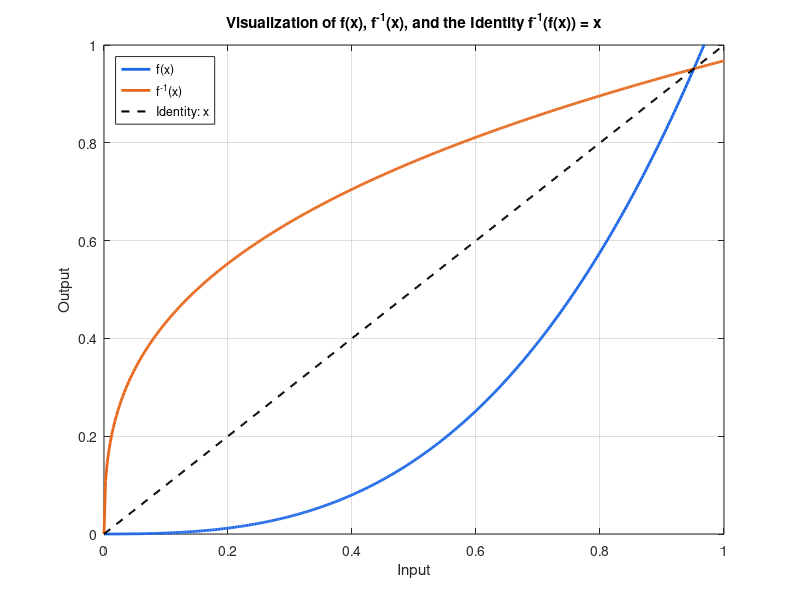

Write MATLAB code to recreate this figure.
%--------------------------------------
% Visualization of f(x), f^{-1}(x), and f^{-1}(f(x)) = x
%--------------------------------------

% Define the domain
x = linspace(0,1,400);

% Example function: choose something smooth and invertible on [0,1]
% You may modify f if you want a different shape.
% f = @(x) x.^3 + 0.1*sin(4*pi*x);   % strictly increasing on [0,1]
f = @(x) x.^3 + 0.1*x.^2;
% Numerical inverse using interpolation
y = f(x);
f_inv = @(yq) interp1(y, x, yq, 'linear');

% Compute inverse values
x2 = f_inv(f(x));

% Plot
figure; hold on; grid on; box on;

% Plot f(x)
plot(x, f(x), 'LineWidth', 2, 'Color', [0.1 0.4 0.9]);

% Plot f^{-1}(x)
plot(x, f_inv(x), 'LineWidth', 2, 'Color', [0.9 0.4 0.1]);

% Plot identity line
plot(x, x, '--k', 'LineWidth', 1.5);

xlabel('Input');
ylabel('Output');
title('Visualization of f(x), f^{-1}(x), and the Identity f^{-1}(f(x)) = x');
legend('f(x)', 'f^{-1}(x)', 'Identity: x', 'Location', 'NorthWest');

axis([0 1 0 1]);  % restrict view to [0,1] × [0,1]
